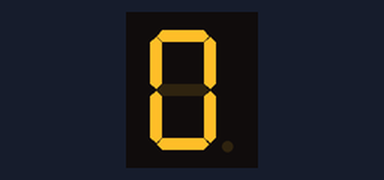
The sketch below on a simulated Arduino Uno, built with avr-gcc and run on an emulated ATmega328P. Shown: 1-digit seven-segment display. Wiring (inferred from the names in the program): 1-digit 7-segment display, segments lit when HIGH: segments pin 7, pin 6, pin 4, pin 11, pin 10, pin 8, pin 9, pin 5. The segment pins are drawn as the display they are named for.

Above: at 0.1 s.
At 10.1 s:
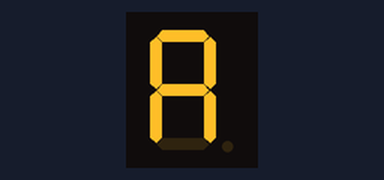
At 14.1 s:
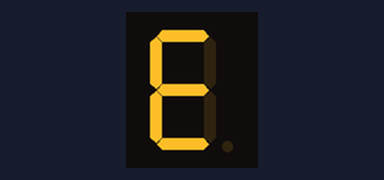
At 18.1 s:
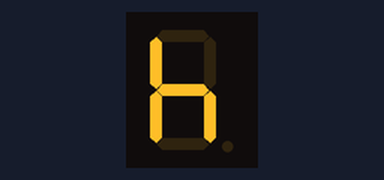
At 26.1 s:
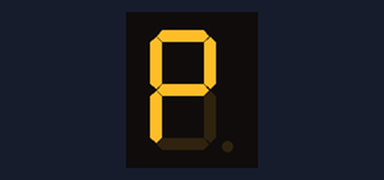
At 36.1 s:
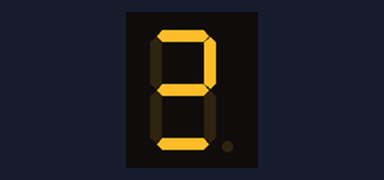

Measured:
- what the display in image 1 shows lasts 1.0 s, from 10.0 s to 11.0 s

The sketch:

seven_segment.ino
```cpp
/***********************************************************
File name: seven_segment.ino
Description:Segment display Numbers 0 to 9 and A-Z Alphabets, each digital display
            1 second.After the cycle show
***********************************************************/

int a=7; //definition digital 7  pins as pin to control 'a' section(segment)
int b=6; //definition digital 6  pins as pin to control 'b' section(segment)
int c=4; //definition digital 4  pins as pin to control 'c' section(segment)
int d=11;//definition digital 11 pins as pin to control 'd' section(segment)
int e=10;//definition digital 10 pins as pin to control 'e' section(segment)
int f=8; //definition digital 8  pins as pin to control 'f' section(segment)
int g=9; //definition digital 9  pins as pin to control 'g' section(segment)
int dp=5;//definition digital 5  pins as pin to control 'dp' section(segment)
//ON and OFF functions to checks all segments
void digital_ON(void) //Segment display digital ALL
{
  digitalWrite(a,HIGH);
  digitalWrite(b,HIGH);
  digitalWrite(c,HIGH);
  digitalWrite(d,HIGH);
  digitalWrite(e,HIGH);
  digitalWrite(f,HIGH);
  digitalWrite(g, HIGH);
  digitalWrite(dp,HIGH);
}
void digital_OFF(void) //Segment display digital NONE
{
  digitalWrite(a,LOW);
  digitalWrite(b,LOW);
  digitalWrite(c,LOW);
  digitalWrite(d,LOW);
  digitalWrite(e,LOW);
  digitalWrite(f,LOW);
  digitalWrite(g,LOW);
  digitalWrite(dp,LOW);
}
//Numbers starts here
void digital_0(void) //Segment display digital 0
{
  digitalWrite(a,HIGH);
  digitalWrite(b,HIGH);
  digitalWrite(c,HIGH);
  digitalWrite(d,HIGH);
  digitalWrite(e,HIGH);
  digitalWrite(f,HIGH);
  digitalWrite(g, LOW);
  digitalWrite(dp,LOW);
}
void digital_1(void) //Segment display digital 1
{
  digitalWrite(a,LOW);
  digitalWrite(b,HIGH);
  digitalWrite(c,HIGH);
  digitalWrite(d,LOW);
  digitalWrite(e,LOW);
  digitalWrite(f,LOW);
  digitalWrite(g,LOW);
  digitalWrite(dp,LOW);
}
void digital_2(void) //Segment display digital 2
{
  digitalWrite(a,HIGH);
  digitalWrite(b,HIGH);
  digitalWrite(c,LOW);
  digitalWrite(d,HIGH);
  digitalWrite(e,HIGH);
  digitalWrite(f,LOW);
  digitalWrite(g,HIGH);
  digitalWrite(dp,LOW);
}
void digital_3(void) //Segment display digital 3
{
  digitalWrite(a,HIGH);
  digitalWrite(b,HIGH);
  digitalWrite(c,HIGH);
  digitalWrite(d,HIGH);
  digitalWrite(e,LOW);
  digitalWrite(f,LOW);
  digitalWrite(g,HIGH);
  digitalWrite(dp,LOW);
}
void digital_4(void) //Segment display digital 4
{
  digitalWrite(a,LOW);
  digitalWrite(b,HIGH);
  digitalWrite(c,HIGH);
  digitalWrite(d,LOW);
  digitalWrite(e,LOW);
  digitalWrite(f,HIGH);
  digitalWrite(g,HIGH);
  digitalWrite(dp,LOW);
}
void digital_5(void) //Segment display digital 5
{
  digitalWrite(a,HIGH);
  digitalWrite(b,LOW);
  digitalWrite(c,HIGH);
  digitalWrite(d,HIGH);
  digitalWrite(e,LOW);
  digitalWrite(f,HIGH);
  digitalWrite(g,HIGH);
  digitalWrite(dp,LOW);
}
void digital_6(void) //Segment display digital 6
{
  digitalWrite(a,HIGH);
  digitalWrite(b,LOW);
  digitalWrite(c,HIGH);
  digitalWrite(d,HIGH);
  digitalWrite(e,HIGH);
  digitalWrite(f,HIGH);
  digitalWrite(g,HIGH);
  digitalWrite(dp,LOW);
}
void digital_7(void) //Segment display digital 7
{
  digitalWrite(a,HIGH);
  digitalWrite(b,HIGH);
  digitalWrite(c,HIGH);
  digitalWrite(d,LOW);
  digitalWrite(e,LOW);
  digitalWrite(f,LOW);
  digitalWrite(g,LOW);
  digitalWrite(dp,LOW);
}
void digital_8(void) //Segment display digital 8
{
  digitalWrite(a,HIGH);
  digitalWrite(b,HIGH);
  digitalWrite(c,HIGH);
  digitalWrite(d,HIGH);
  digitalWrite(e,HIGH);
  digitalWrite(f,HIGH);
  digitalWrite(g,HIGH);
  digitalWrite(dp,LOW);
}
void digital_9(void) //Segment display digital 9
{
  digitalWrite(a,HIGH);
  digitalWrite(b,HIGH);
  digitalWrite(c,HIGH);
  digitalWrite(d,HIGH);
  digitalWrite(e,LOW);
  digitalWrite(f,HIGH);
  digitalWrite(g,HIGH);
  digitalWrite(dp,LOW);
}
//Alphabets starts here
void digital_A(void) //Segment display digital A
{
  digitalWrite(a,HIGH);
  digitalWrite(b,HIGH);
  digitalWrite(c,HIGH);
  digitalWrite(d,LOW);
  digitalWrite(e,HIGH);
  digitalWrite(f,HIGH);
  digitalWrite(g,HIGH);
  digitalWrite(dp,LOW);
}
void digital_B(void) //Segment display digital b
{
  digitalWrite(a,LOW);
  digitalWrite(b,LOW);
  digitalWrite(c,HIGH);
  digitalWrite(d,HIGH);
  digitalWrite(e,HIGH);
  digitalWrite(f,HIGH);
  digitalWrite(g,HIGH);
  digitalWrite(dp,LOW);
}
void digital_C(void) //Segment display digital C
{
  digitalWrite(a,HIGH);
  digitalWrite(b,LOW);
  digitalWrite(c,LOW);
  digitalWrite(d,HIGH);
  digitalWrite(e,HIGH);
  digitalWrite(f,HIGH);
  digitalWrite(g,LOW);
  digitalWrite(dp,LOW);
}
void digital_D(void) //Segment display digital d
{
  digitalWrite(a,LOW);
  digitalWrite(b,HIGH);
  digitalWrite(c,HIGH);
  digitalWrite(d,HIGH);
  digitalWrite(e,HIGH);
  digitalWrite(f,LOW);
  digitalWrite(g,HIGH);
  digitalWrite(dp,LOW);
}
void digital_E(void) //Segment display digital E
{
  digitalWrite(a,HIGH);
  digitalWrite(b,LOW);
  digitalWrite(c,LOW);
  digitalWrite(d,HIGH);
  digitalWrite(e,HIGH);
  digitalWrite(f,HIGH);
  digitalWrite(g,HIGH);
  digitalWrite(dp,LOW);
}
void digital_F(void) //Segment display digital F
{
  digitalWrite(a,HIGH);
  digitalWrite(b,LOW);
  digitalWrite(c,LOW);
  digitalWrite(d,LOW);
  digitalWrite(e,HIGH);
  digitalWrite(f,HIGH);
  digitalWrite(g,HIGH);
  digitalWrite(dp,LOW);
}
void digital_G(void) //Segment display digital G
{
  digitalWrite(a,HIGH);
  digitalWrite(b,LOW);
  digitalWrite(c,HIGH);
  digitalWrite(d,HIGH);
  digitalWrite(e,HIGH);
  digitalWrite(f,HIGH);
  digitalWrite(g,LOW);
  digitalWrite(dp,LOW);
}
void digital_H(void) //Segment display digital H
{
  digitalWrite(a,LOW);
  digitalWrite(b,HIGH);
  digitalWrite(c,HIGH);
  digitalWrite(d,LOW);
  digitalWrite(e,HIGH);
  digitalWrite(f,HIGH);
  digitalWrite(g,HIGH);
  digitalWrite(dp,LOW);
}
void digital_h(void) //Segment display digital h
{
  digitalWrite(a,LOW);
  digitalWrite(b,LOW);
  digitalWrite(c,HIGH);
  digitalWrite(d,LOW);
  digitalWrite(e,HIGH);
  digitalWrite(f,HIGH);
  digitalWrite(g,HIGH);
  digitalWrite(dp,LOW);
}
void digital_I(void) //Segment display digital I
{
  digitalWrite(a,LOW);
  digitalWrite(b,LOW);
  digitalWrite(c,LOW);
  digitalWrite(d,LOW);
  digitalWrite(e,HIGH);
  digitalWrite(f,HIGH);
  digitalWrite(g,LOW);
  digitalWrite(dp,LOW);
}
void digital_J(void) //Segment display digital J
{
  digitalWrite(a,LOW);
  digitalWrite(b,HIGH);
  digitalWrite(c,HIGH);
  digitalWrite(d,HIGH);
  digitalWrite(e,HIGH);
  digitalWrite(f,LOW);
  digitalWrite(g,LOW);
  digitalWrite(dp,LOW);
}
void digital_K(void) //Segment display digital K
{
  digitalWrite(a,HIGH);
  digitalWrite(b,LOW);
  digitalWrite(c,HIGH);
  digitalWrite(d,LOW);
  digitalWrite(e,HIGH);
  digitalWrite(f,HIGH);
  digitalWrite(g,HIGH);
  digitalWrite(dp,LOW);
}
void digital_L(void) //Segment display digital L
{
  digitalWrite(a,LOW);
  digitalWrite(b,LOW);
  digitalWrite(c,HIGH);
  digitalWrite(d,HIGH);
  digitalWrite(e,HIGH);
  digitalWrite(f,HIGH);
  digitalWrite(g,LOW);
  digitalWrite(dp,LOW);
}
void digital_M(void) //Segment display digital M
{
  digitalWrite(a,HIGH);
  digitalWrite(b,LOW);
  digitalWrite(c,HIGH);
  digitalWrite(d,LOW);
  digitalWrite(e,HIGH);
  digitalWrite(f,LOW);
  digitalWrite(g,LOW);
  digitalWrite(dp,LOW);
}
void digital_N(void) //Segment display digital N
{
  digitalWrite(a,HIGH);
  digitalWrite(b,HIGH);
  digitalWrite(c,HIGH);
  digitalWrite(d,LOW);
  digitalWrite(e,HIGH);
  digitalWrite(f,HIGH);
  digitalWrite(g,LOW);
  digitalWrite(dp,LOW);
}
void digital_O(void) //Segment display digital O
{
  digitalWrite(a,HIGH);
  digitalWrite(b,HIGH);
  digitalWrite(c,HIGH);
  digitalWrite(d,HIGH);
  digitalWrite(e,HIGH);
  digitalWrite(f,HIGH);
  digitalWrite(g,LOW);
  digitalWrite(dp,LOW);
}
void digital_P(void) //Segment display digital P
{
  digitalWrite(a,HIGH);
  digitalWrite(b,HIGH);
  digitalWrite(c,LOW);
  digitalWrite(d,LOW);
  digitalWrite(e,HIGH);
  digitalWrite(f,HIGH);
  digitalWrite(g,HIGH);
  digitalWrite(dp,LOW);
}
void digital_Q(void) //Segment display digital q
{
  digitalWrite(a,HIGH);
  digitalWrite(b,HIGH);
  digitalWrite(c,HIGH);
  digitalWrite(d,LOW);
  digitalWrite(e,LOW);
  digitalWrite(f,HIGH);
  digitalWrite(g,HIGH);
  digitalWrite(dp,LOW);
}
void digital_R(void) //Segment display digital r
{
  digitalWrite(a,HIGH);
  digitalWrite(b,HIGH);
  digitalWrite(c,LOW);
  digitalWrite(d,LOW);
  digitalWrite(e,HIGH);
  digitalWrite(f,HIGH);
  digitalWrite(g,LOW);
  digitalWrite(dp,LOW);
}
void digital_S(void) //Segment display digital S
{
  digitalWrite(a,HIGH);
  digitalWrite(b,LOW);
  digitalWrite(c,HIGH);
  digitalWrite(d,HIGH);
  digitalWrite(e,LOW);
  digitalWrite(f,HIGH);
  digitalWrite(g,HIGH);
  digitalWrite(dp,LOW);
}
void digital_T(void) //Segment display digital T
{
  digitalWrite(a,LOW);
  digitalWrite(b,LOW);
  digitalWrite(c,LOW);
  digitalWrite(d,HIGH);
  digitalWrite(e,HIGH);
  digitalWrite(f,HIGH);
  digitalWrite(g,HIGH);
  digitalWrite(dp,LOW);
}
void digital_U(void) //Segment display digital U
{
  digitalWrite(a,LOW);
  digitalWrite(b,HIGH);
  digitalWrite(c,HIGH);
  digitalWrite(d,HIGH);
  digitalWrite(e,HIGH);
  digitalWrite(f,HIGH);
  digitalWrite(g,LOW);
  digitalWrite(dp,LOW);
}
void digital_V(void) //Segment display digital V
{
  digitalWrite(a,LOW);
  digitalWrite(b,HIGH);
  digitalWrite(c,HIGH);
  digitalWrite(d,HIGH);
  digitalWrite(e,LOW);
  digitalWrite(f,HIGH);
  digitalWrite(g,LOW);
  digitalWrite(dp,LOW);
}
void digital_W(void) //Segment display digital W
{
  digitalWrite(a,LOW);
  digitalWrite(b,HIGH);
  digitalWrite(c,LOW);
  digitalWrite(d,HIGH);
  digitalWrite(e,LOW);
  digitalWrite(f,HIGH);
  digitalWrite(g,LOW);
  digitalWrite(dp,LOW);
}
void digital_X(void) //Segment display digital X
{
  digitalWrite(a,HIGH);
  digitalWrite(b,LOW);
  digitalWrite(c,LOW);
  digitalWrite(d,HIGH);
  digitalWrite(e,LOW);
  digitalWrite(f,LOW);
  digitalWrite(g,HIGH);
  digitalWrite(dp,LOW);
}
void digital_Y(void) //Segment display digital Y
{
  digitalWrite(a,LOW);
  digitalWrite(b,HIGH);
  digitalWrite(c,HIGH);
  digitalWrite(d,HIGH);
  digitalWrite(e,LOW);
  digitalWrite(f,HIGH);
  digitalWrite(g,HIGH);
  digitalWrite(dp,LOW);
}
void digital_Z(void) //Segment display digital Z
{
  digitalWrite(a,HIGH);
  digitalWrite(b,HIGH);
  digitalWrite(c,LOW);
  digitalWrite(d,HIGH);
  digitalWrite(e,LOW);
  digitalWrite(f,LOW);
  digitalWrite(g,HIGH);
  digitalWrite(dp,LOW);
}
void setup()
{
  int i;             //Define variables
  for(i=4;i<=11;i++)
  pinMode(i,OUTPUT); //Set up 4 ~ 11 pins to output mode
}
void loop()
{
  digital_0(); //Segment display digital 0
  delay(1000); //Delay 1s
  digital_1(); //Segment display digital 1
  delay(1000); //Delay 1s
  digital_2(); //Segment display digital 2
  delay(1000); //Delay 1s
  digital_3(); //Segment display digital 3
  delay(1000); //Delay 1s
  digital_4(); //Segment display digital 4
  delay(1000); //Delay 1s
  digital_5(); //Segment display digital 5
  delay(1000); //Delay 1s
  digital_6(); //Segment display digital 6
  delay(1000); //Delay 1s
  digital_7(); //Segment display digital 7
  delay(1000); //Delay 1s
  digital_8(); //Segment display digital 8
  delay(1000); //Delay 1s
  digital_9(); //Segment display digital 8
  delay(1000); //Delay 1s
  digital_A(); //Segment display digital A
  delay(1000); //Delay 1s
  digital_B(); //Segment display digital B
  delay(1000); //Delay 1s
  digital_C(); //Segment display digital C
  delay(1000); //Delay 1s
  digital_D(); //Segment display digital D
  delay(1000); //Delay 1s
  digital_E(); //Segment display digital E
  delay(1000); //Delay 1s
  digital_F(); //Segment display digital F
  delay(1000); //Delay 1s
  digital_G(); //Segment display digital G
  delay(1000); //Delay 1s
  digital_H(); //Segment display digital H
  delay(1000); //Delay 1s
  digital_h(); //Segment display digital h(lowercase)
  delay(1000); //Delay 1s
  digital_I(); //Segment display digital I
  delay(1000); //Delay 1s
  digital_J(); //Segment display digital J
  delay(1000); //Delay 1s
  digital_K(); //Segment display digital K
  delay(1000); //Delay 1s
  digital_L(); //Segment display digital L
  delay(1000); //Delay 1s
  digital_M(); //Segment display digital M
  delay(1000); //Delay 1s
  digital_N(); //Segment display digital N
  delay(1000); //Delay 1s
  digital_O(); //Segment display digital O
  delay(1000); //Delay 1s
  digital_P(); //Segment display digital P
  delay(1000); //Delay 1s
  digital_Q(); //Segment display digital Q
  delay(1000); //Delay 1s
  digital_R(); //Segment display digital R
  delay(1000); //Delay 1s
  digital_S(); //Segment display digital S
  delay(1000); //Delay 1s
  digital_T(); //Segment display digital T
  delay(1000); //Delay 1s
  digital_U(); //Segment display digital U
  delay(1000); //Delay 1s
  digital_V(); //Segment display digital V
  delay(1000); //Delay 1s
  digital_W(); //Segment display digital W
  delay(1000); //Delay 1s
  digital_X(); //Segment display digital X
  delay(1000); //Delay 1s
  digital_Y(); //Segment display digital Y
  delay(1000); //Delay 1s
  digital_Z(); //Segment display digital Z
  delay(1000); //Delay 1s
  digital_OFF(); //Segment display digital OFF
  delay(5000); //Delay 5s
  digital_ON(); //Segment display digital ON
  delay(1000); //Delay 1s
}
```
